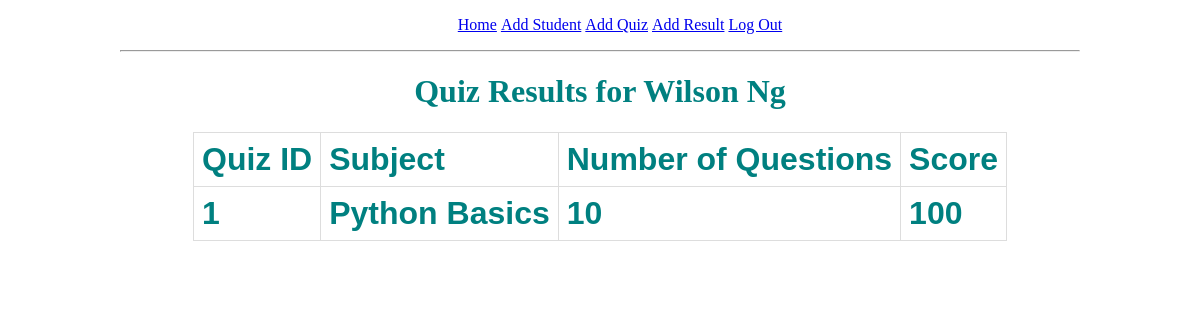
The page /student/1 (signed in) on the database as committed earlier.
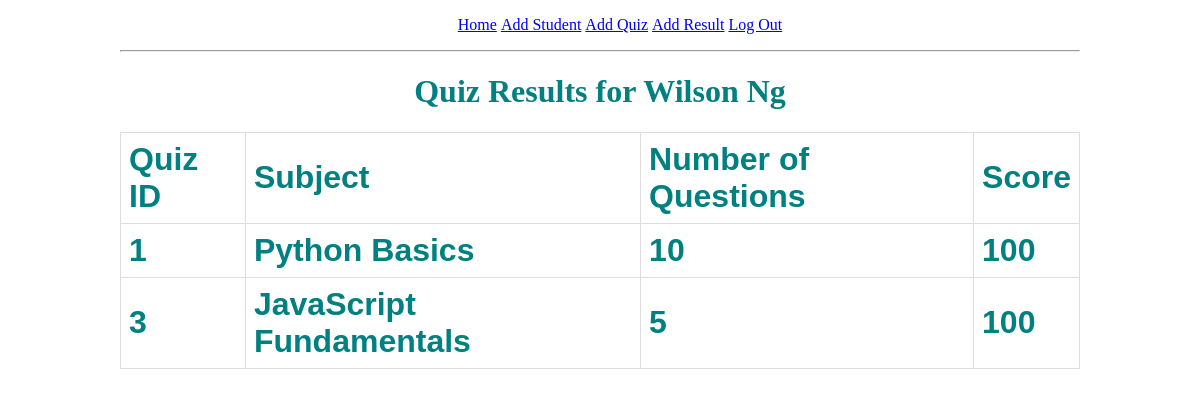
The same page on the database as committed later.
### app/models.py (models this page shows, shortened)
class Student(db.Model):
    id = db.Column(db.Integer, primary_key=True)
    first_name = db.Column(db.String(64), index=True)
    last_name = db.Column(db.String(64), index=True)
    results = db.relationship("Result", backref="student", lazy="dynamic")

class Result(db.Model):
    id = db.Column(db.Integer, primary_key=True)
    student_id = db.Column(db.Integer, db.ForeignKey("student.id"))
    quiz_id = db.Column(db.Integer, db.ForeignKey("quiz.id"))
    score = db.Column(db.Integer)
    def get_subject(self):
        return self.quiz.subject
    def get_quiz_num_of_questions(self):
        return self.quiz.num_of_questions

class Quiz(db.Model):
    id = db.Column(db.Integer, primary_key=True)
    subject = db.Column(db.String(32), index=True)
    num_of_questions = db.Column(db.Integer)
    date = db.Column(db.String(64))
    results = db.relationship("Result", backref="quiz", lazy="dynamic")

### app/routes.py (the view)
@app.route("/student/<student_id>")
@login_required
def student_results(student_id):
    student = Student.query.get(student_id)
    return render_template("student_results.html", student=student)

### app/models.py (called while the page is built)
@login.user_loader
def load_user(id):
    return User.query.get(int(id))

### app/templates/student_results.html (shortened to what this page needs)
{% extends "base.html" %}
{% block content %}
<h1>Quiz Results for {{ student.first_name }} {{ student.last_name }}<h1>
{% if student.results.first() %}
<div>
        <table>
            <tr>
                <th>Quiz ID</th>
                <th>Subject</th>
                <th>Number of Questions</th>
                <th>Score</th>
            </tr>
            {% for result in student.results%}
            <tr>
                <td>{{ result.quiz.id }}</td>
                <td>{{ result.get_subject() }}</td>
                <td>{{ result.get_quiz_num_of_questions() }}</td>
                <td>{{ result.score }}</td>
            </tr>
            {% endfor %}
        </table>
{% else %}
<h3>No quiz results for {{ student.first_name }}.</h3>
{% endif %}
{% endblock %}

### app/templates/base.html (shortened to what this page needs)
<!DOCTYPE html>
<html>
    <head>
        <link rel="stylesheet" href="{{ url_for("static",filename="styles/style.css") }}">
    </head>
    <body>
        <div>
            <ul>
                <li><a href="{{ url_for("index") }}">Home</a></li>
                {% if current_user.is_anonymous %}
                <li><a href="{{ url_for("login") }}">Login</a></li>
                {% else %}
                <li><a href="{{ url_for("add_student") }}">Add Student</a></li>
                <li><a href="{{ url_for("add_quiz") }}">Add Quiz</a></li>
                <li><a href="{{ url_for("add_result") }}">Add Result<a></li>
                <li><a href="{{ url_for("logout") }}">Log Out</a></li>
                {% endif %}
            </ul>
        </div>
        <hr>
        {% block content %}{% endblock %}
    </body>
</html>

### app/static/styles/style.css (style rules this page uses)
html { text-align: center; }
body { width: 80%; margin-left: auto; margin-right: auto; }
table { margin: auto; font-family: arial, sans-serif; border-collapse: collapse; }
td, th { border: 1px solid #dddddd; text-align: left; padding: 8px; }
div { margin: 0px auto; justify-content: center; }
h1 { color: teal; }
ul { white-space: nowrap; }
li { display: inline-block; }

Rows that differ between the two databases and show on the page:
added Result: quiz.id "3", get_subject "JavaScript Fundamentals", get_quiz_num_of_questions "5", score "100"
